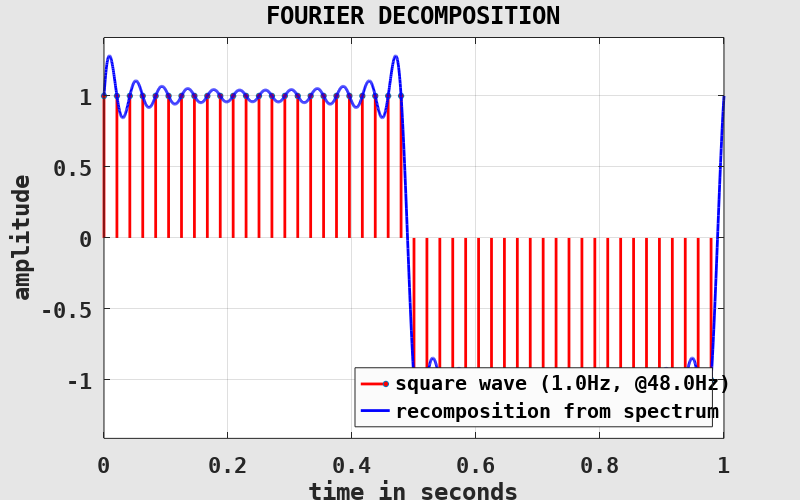
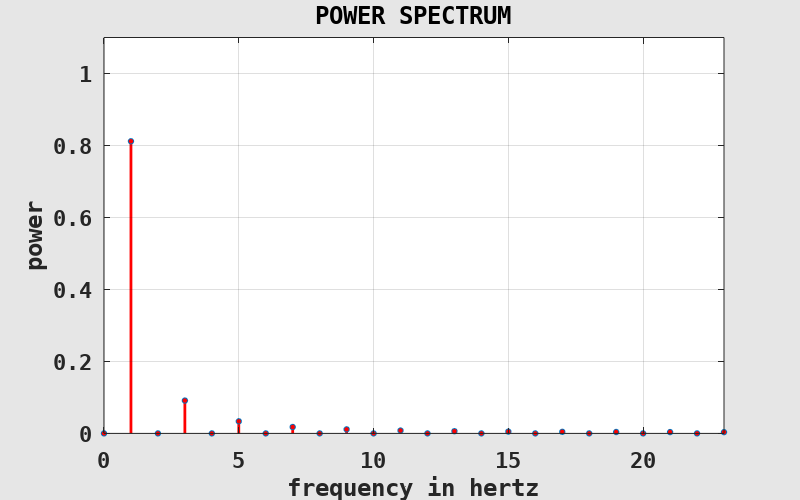

These figures' MATLAB source, in order:
clearvars( '-except', '-regexp', '^fig\d*$' );

	% -----------------------------------------------------------------------
	% a discrete test signal (square wave with frequency f and length L)
	% -----------------------------------------------------------------------
f = 1;
L = 1; % length in seconds, EXERCISE!

fS = 48; % sampling rate, EXERCISE!
N = floor( L * fS );

ti = (0:N-1) / fS; % quantized time values
xi = 2*(2*floor( f * ti ) - floor( 2*f * ti ) + 1) - 1; % quantized square wave
%xi = 2*(ti/f - floor( 1/2 + ti/f )); % sawtooth wave
%xi = 2*abs( 2*(ti/f - floor( 1/2 + ti/f )) ) - 1; % triangle wave

	% -----------------------------------------------------------------------
	% apply a phase shift to test signal
	% -----------------------------------------------------------------------
phase = 0; % phase shift in degrees, EXERCISE!
xi = circshift( xi, [0, round( f*fS*phase/360 )] );

	% -----------------------------------------------------------------------
	% Fourier transform the test signal
	% -----------------------------------------------------------------------
fNy = fS / 2; % Nyquist frequency

Xk = fft( xi ) / N; % complex Fourier coefficients

fk = (0:N-1) / N * fS; % frequency values
fk(fk >= fNy) = fk(fk >= fNy) - fS; % imply negative frequencies

	% -----------------------------------------------------------------------
	% compute the power spectral density (aka power spectrum)
	% -----------------------------------------------------------------------
Pk = abs( Xk ) .^ 2;

Pk(fk < 0) = []; % remove negative frequency components
Xk(fk < 0) = [];
fk(fk < 0) = [];

Pk(2:end) = 2 * Pk(2:end); % rescale to match total power
Xk(2:end) = sqrt( 2 ) * Xk(2:end);

	% -----------------------------------------------------------------------
	% re-composite signal from spectrum
	% THIS PART IS NOT IMPORTANT FOR FOLLOWING THE LECTURE!
	% -----------------------------------------------------------------------
dt = 1 / 2000; % temporal resolution
t = linspace( 0, L, L / dt );

xr = Xk(1) * ones( 1, numel( t ) );
for j = 2:numel( Xk )
	%xr = xr + sqrt( 2 ) * sqrt( Pk(j) ) * sin( 2*pi*fk(j) * t ); % reconstruction from powers
	xr = xr + sqrt( 2 ) * (Xk(j) * exp( 2*pi*i*fk(j) * t ) ); % reconstruction from Fourier coefficients
end
xr = real( xr );

	% -----------------------------------------------------------------------
	% plot Fourier decomposition
	% THIS PART IS NOT IMPORTANT FOR FOLLOWING THE LECTURE!
	% -----------------------------------------------------------------------
if exist( 'fig1', 'var' ) ~= 1 || ~ishandle( fig1 ) % prepare figure window
	fig1 = figure( ...
		'Color', [0.9, 0.9, 0.9], 'InvertHardcopy', 'off', ...
		'PaperPosition', [0, 0, 8, 5], ...
		'defaultAxesFontName', 'DejaVu Sans Mono', 'defaultAxesFontSize', 16, 'defaultAxesFontWeight', 'bold', ...
		'defaultAxesNextPlot', 'add', ...
		'defaultAxesBox', 'on', 'defaultAxesLayer', 'top', ...
		'defaultAxesXGrid', 'on', 'defaultAxesYGrid', 'on' );
end

figure( fig1 ); % set and clear current figure
clf( fig1 );

set( fig1, 'Name', 'FOURIER DECOMPOSITION' ); % set labels
title( get( fig1, 'Name' ) );

xlabel( 'time in seconds' );
ylabel( 'amplitude' );

xlim( [0, L] ); % set axes
ylim( [-1, 1] * max( abs( cat( 2, xi, xr ) ) ) * 1.1 );

stem( ti, xi, ... % plot discrete signal
	'Color', 'red', 'LineWidth', 2, 'MarkerSize', 4, 'MarkerFaceColor', 'red', ...
	'ShowBaseLine', 'off' );

plot( t, xr, ... % plot recomposed signal
	'Color', 'blue', 'LineWidth', 2 );

h = legend( {sprintf( 'square wave (%.1fHz, @%.1fHz)', f, fS ), 'recomposition from spectrum'}, ...
	'Location', 'southeast' );
set( h, 'Color', [0.9825, 0.9825, 0.9825] );

	% -----------------------------------------------------------------------
	% plot power spectrum
	% THIS PART IS NOT IMPORTANT FOR FOLLOWING THE LECTURE!
	% -----------------------------------------------------------------------
if exist( 'fig2', 'var' ) ~= 1 || ~ishandle( fig2 ) % prepare figure window
	fig2 = figure( ...
		'Color', [0.9, 0.9, 0.9], 'InvertHardcopy', 'off', ...
		'PaperPosition', [0, 0, 8, 5], ...
		'defaultAxesFontName', 'DejaVu Sans Mono', 'defaultAxesFontSize', 16, 'defaultAxesFontWeight', 'bold', ...
		'defaultAxesNextPlot', 'add', ...
		'defaultAxesBox', 'on', 'defaultAxesLayer', 'top', ...
		'defaultAxesXGrid', 'on', 'defaultAxesYGrid', 'on' );
end

figure( fig2 ); % set and clear current figure
clf( fig2 );

set( fig2, 'Name', 'POWER SPECTRUM' ); % set labels
title( get( fig2, 'Name' ) );

xlabel( 'frequency in hertz' );
ylabel( 'power' );

xlim( [0, max( fk )] ); % set axes
ylim( [0, 1] * 1.1 );

stem( fk, Pk, ... % plot power spectrum
	'Color', 'red', 'LineWidth', 2, 'MarkerSize', 4, 'MarkerFaceColor', 'red', ...
	'ShowBaseLine', 'off' );
